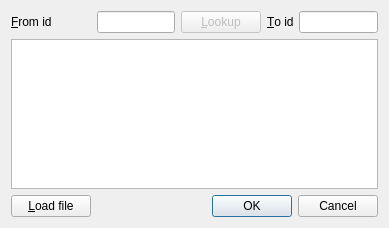
<?xml version="1.0" encoding="UTF-8"?>
<ui version="4.0">
 <class>ReIdDialog</class>
 <widget class="QDialog" name="ReIdDialog">
  <property name="geometry">
   <rect>
    <x>0</x>
    <y>0</y>
    <width>389</width>
    <height>228</height>
   </rect>
  </property>
  <property name="windowTitle">
   <string>Dialog</string>
  </property>
  <layout class="QGridLayout" name="gridLayout">
   <item row="0" column="0">
    <widget class="QLabel" name="label">
     <property name="text">
      <string>&amp;From id</string>
     </property>
     <property name="buddy">
      <cstring>input_fromId_lineEdit</cstring>
     </property>
    </widget>
   </item>
   <item row="0" column="1">
    <widget class="QLineEdit" name="input_fromId_lineEdit"/>
   </item>
   <item row="0" column="2">
    <widget class="QPushButton" name="input_lookup_pushButton">
     <property name="enabled">
      <bool>false</bool>
     </property>
     <property name="text">
      <string>&amp;Lookup</string>
     </property>
    </widget>
   </item>
   <item row="0" column="3">
    <widget class="QLabel" name="label_2">
     <property name="text">
      <string>&amp;To id</string>
     </property>
     <property name="buddy">
      <cstring>input_toId_lineEdit</cstring>
     </property>
    </widget>
   </item>
   <item row="0" column="4">
    <widget class="QLineEdit" name="input_toId_lineEdit"/>
   </item>
   <item row="1" column="0" colspan="5">
    <widget class="QTextBrowser" name="output_contract_textBrowser"/>
   </item>
   <item row="2" column="0">
    <widget class="QPushButton" name="pushButton">
     <property name="text">
      <string>&amp;Load file</string>
     </property>
    </widget>
   </item>
   <item row="2" column="1">
    <spacer name="horizontalSpacer">
     <property name="orientation">
      <enum>Qt::Horizontal</enum>
     </property>
     <property name="sizeHint" stdset="0">
      <size>
       <width>97</width>
       <height>20</height>
      </size>
     </property>
    </spacer>
   </item>
   <item row="2" column="2" colspan="3">
    <widget class="QDialogButtonBox" name="buttonBox">
     <property name="orientation">
      <enum>Qt::Horizontal</enum>
     </property>
     <property name="standardButtons">
      <set>QDialogButtonBox::Cancel|QDialogButtonBox::Ok</set>
     </property>
    </widget>
   </item>
  </layout>
 </widget>
 <resources/>
 <connections/>
</ui>
